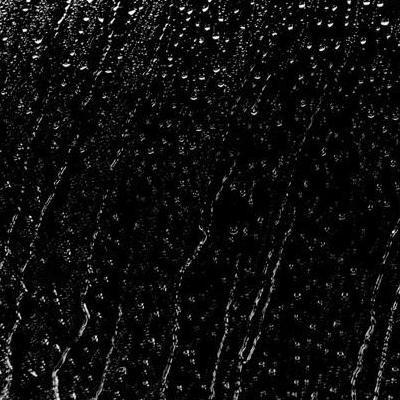
#> input picture opencv/image/rain.jpg, 400 x 400 px
$ python '05-图像的混合.py'
#> lines starting #> are read from the running program, lines starting #| are printed output that depends on the picture
#-*- coding = utf-8 -*-
#@Time : 2021/2/7 下午9:19
#@Author : 小方
#@File :05-图像的混合.py
#@Software : PyCharm
import numpy as np
import cv2 as cv
import matplotlib.pyplot as plt

rain = cv.imread("./image/rain.jpg")
#> rain is the input picture: shape (400, 400, 3); min 0, max 255, mean 14.4
view = cv.imread("./image/view.jpg")
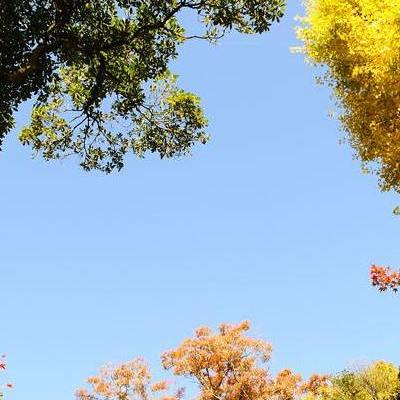
#> input picture opencv/image/view.jpg, 400 x 400 px
#> view is the input picture: shape (400, 400, 3); mean B, G, R 191.3, 177.1, 156.1

img3 = cv.addWeighted(view, 0.3, rain, 0.7, 0)
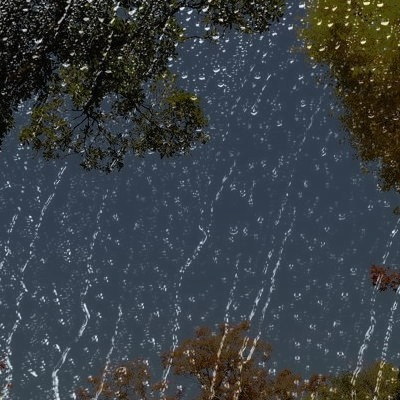
#> img3: shape (400, 400, 3); mean B, G, R 67.5, 63.3, 57

plt.imshow(img3[:, :, ::-1])
plt.show()
